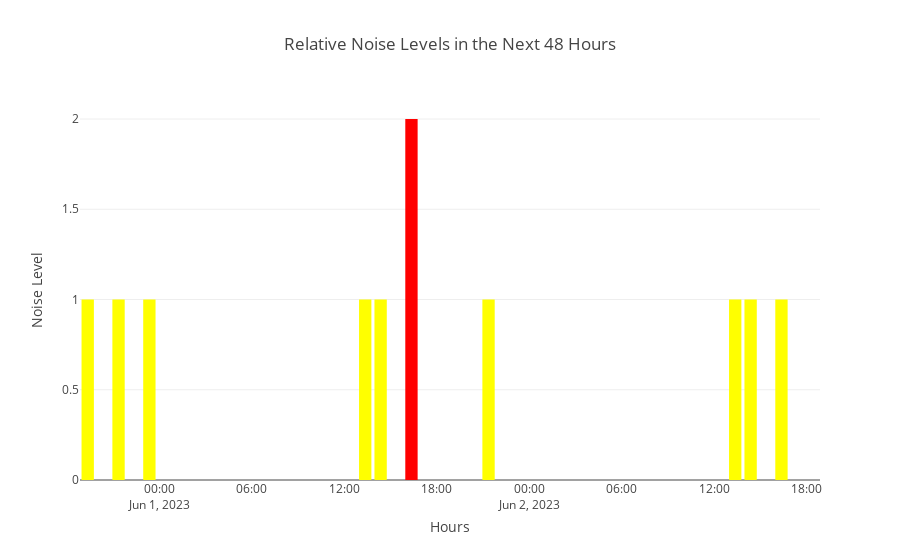

Write notebook code for a chart like this one.
### Code cell
start_time = datetime.now()
hours_list = [start_time + timedelta(hours=x) for x in range(48)]
#making a graph for the classifier
colors = {0: "green", 1: "yellow", 2: "red"}
category_order = ["Low", "Intermediate", "High"]
fig_class = go.Figure(data=[go.Bar(x=hours_list,
                            y=prediction_class,
#                             marker=dict(color='red'),
                            marker=dict(color=[colors[level] for level in prediction_class]),
                            customdata=prediction_class,
                            hovertemplate="Hour: %{x}<br>Noise Level: %{customdata}<extra></extra>")])
fig_class.update_xaxes(title_text="Hours")
fig_class.update_yaxes(title_text="Noise Level", categoryorder="array", categoryarray=category_order)
fig_class.update_layout(title_text="Relative Noise Levels in the Next 48 Hours")

### Figure 1 — Plotly figure (JSON) as saved in the notebook; plotly's stock layout.template omitted (floating-point values rounded to 4 significant figures)
{"data": [{"customdata": [1, 0, 1, 0, 1, 0, 0, 0, 0, 0, 0, 0, 0, 0, 0, 0, 0, 0, 1, 1, 0, 2, 0, 0, 0, 0, 1, 0, 0, 0, 0, 0, 0, 0, 0, 0, 0, 0, 0, 0, 0, 0, 1, 1, 0, 1, 0, 0], "hovertemplate": "Hour: %{x}<br>Noise Level: %{customdata}<extra></extra>", "marker": {"color": ["yellow", "green", "yellow", "green", "yellow", "green", "green", "green", "green", "green", "green", "green", "green", "green", "green", "green", "green", "green", "yellow", "yellow", "green", "red", "green", "green", "green", "green", "yellow", "green", "green", "green", "green", "green", "green", "green", "green", "green", "green", "green", "green", "green", "green", "green", "yellow", "yellow", "green", "yellow", "green", "green"]}, "type": "bar", "x": ["2023-05-31T19:21:22.372402", "2023-05-31T20:21:22.372402", "2023-05-31T21:21:22.372402", "2023-05-31T22:21:22.372402", "2023-05-31T23:21:22.372402", "2023-06-01T00:21:22.372402", "2023-06-01T01:21:22.372402", "2023-06-01T02:21:22.372402", "2023-06-01T03:21:22.372402", "2023-06-01T04:21:22.372402", "2023-06-01T05:21:22.372402", "2023-06-01T06:21:22.372402", "2023-06-01T07:21:22.372402", "2023-06-01T08:21:22.372402", "2023-06-01T09:21:22.372402", "2023-06-01T10:21:22.372402", "2023-06-01T11:21:22.372402", "2023-06-01T12:21:22.372402", "2023-06-01T13:21:22.372402", "2023-06-01T14:21:22.372402", "2023-06-01T15:21:22.372402", "2023-06-01T16:21:22.372402", "2023-06-01T17:21:22.372402", "2023-06-01T18:21:22.372402", "2023-06-01T19:21:22.372402", "2023-06-01T20:21:22.372402", "2023-06-01T21:21:22.372402", "2023-06-01T22:21:22.372402", "2023-06-01T23:21:22.372402", "2023-06-02T00:21:22.372402", "2023-06-02T01:21:22.372402", "2023-06-02T02:21:22.372402", "2023-06-02T03:21:22.372402", "2023-06-02T04:21:22.372402", "2023-06-02T05:21:22.372402", "2023-06-02T06:21:22.372402", "2023-06-02T07:21:22.372402", "2023-06-02T08:21:22.372402", "2023-06-02T09:21:22.372402", "2023-06-02T10:21:22.372402", "2023-06-02T11:21:22.372402", "2023-06-02T12:21:22.372402", "2023-06-02T13:21:22.372402", "2023-06-02T14:21:22.372402", "2023-06-02T15:21:22.372402", "2023-06-02T16:21:22.372402", "2023-06-02T17:21:22.372402", "2023-06-02T18:21:22.372402"], "y": [1, 0, 1, 0, 1, 0, 0, 0, 0, 0, 0, 0, 0, 0, 0, 0, 0, 0, 1, 1, 0, 2, 0, 0, 0, 0, 1, 0, 0, 0, 0, 0, 0, 0, 0, 0, 0, 0, 0, 0, 0, 0, 1, 1, 0, 1, 0, 0]}], "layout": {"title": {"text": "Relative Noise Levels in the Next 48 Hours"}, "xaxis": {"title": {"text": "Hours"}}, "yaxis": {"categoryarray": ["Low", "Intermediate", "High"], "categoryorder": "array", "title": {"text": "Noise Level"}}}}
